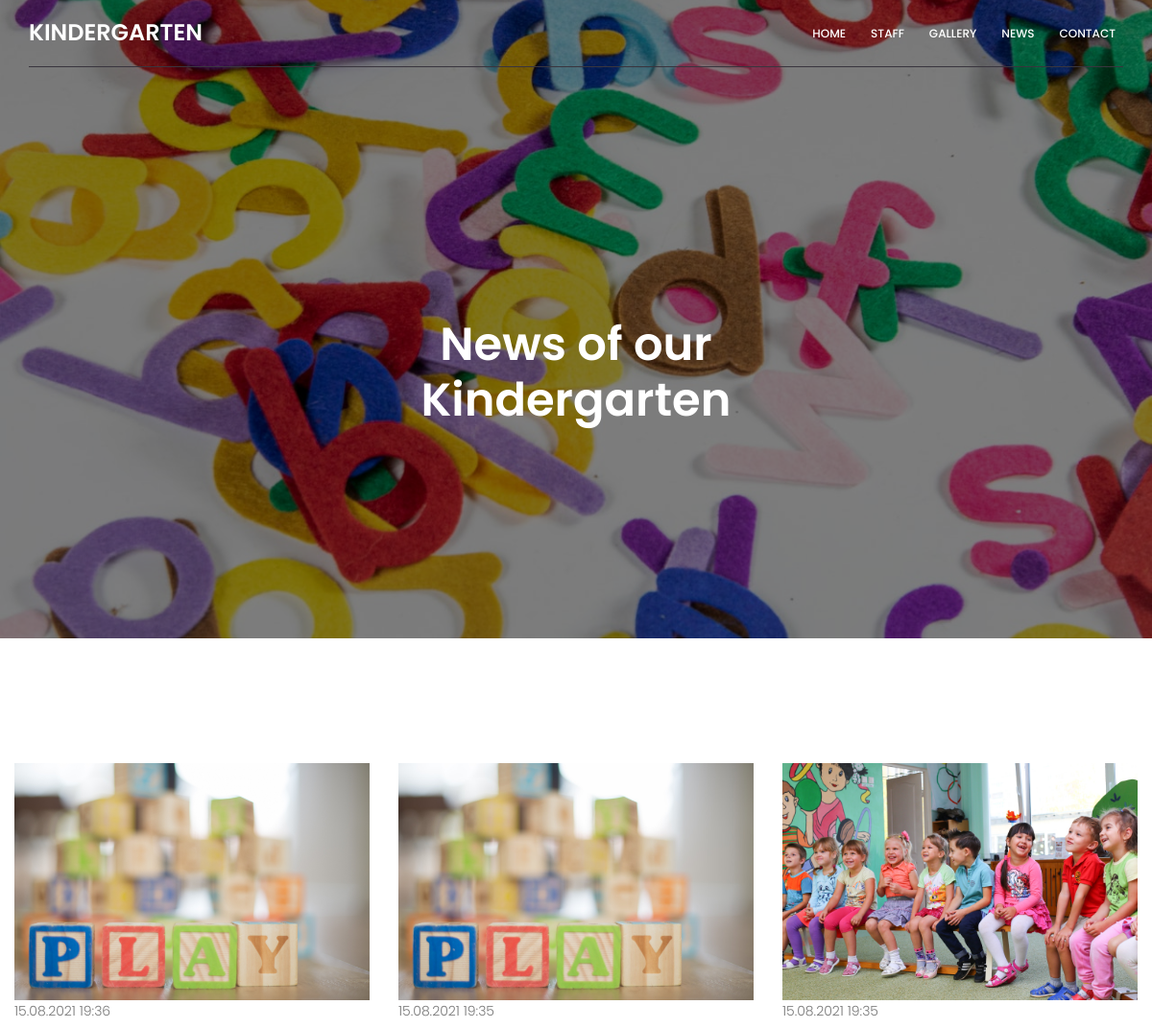
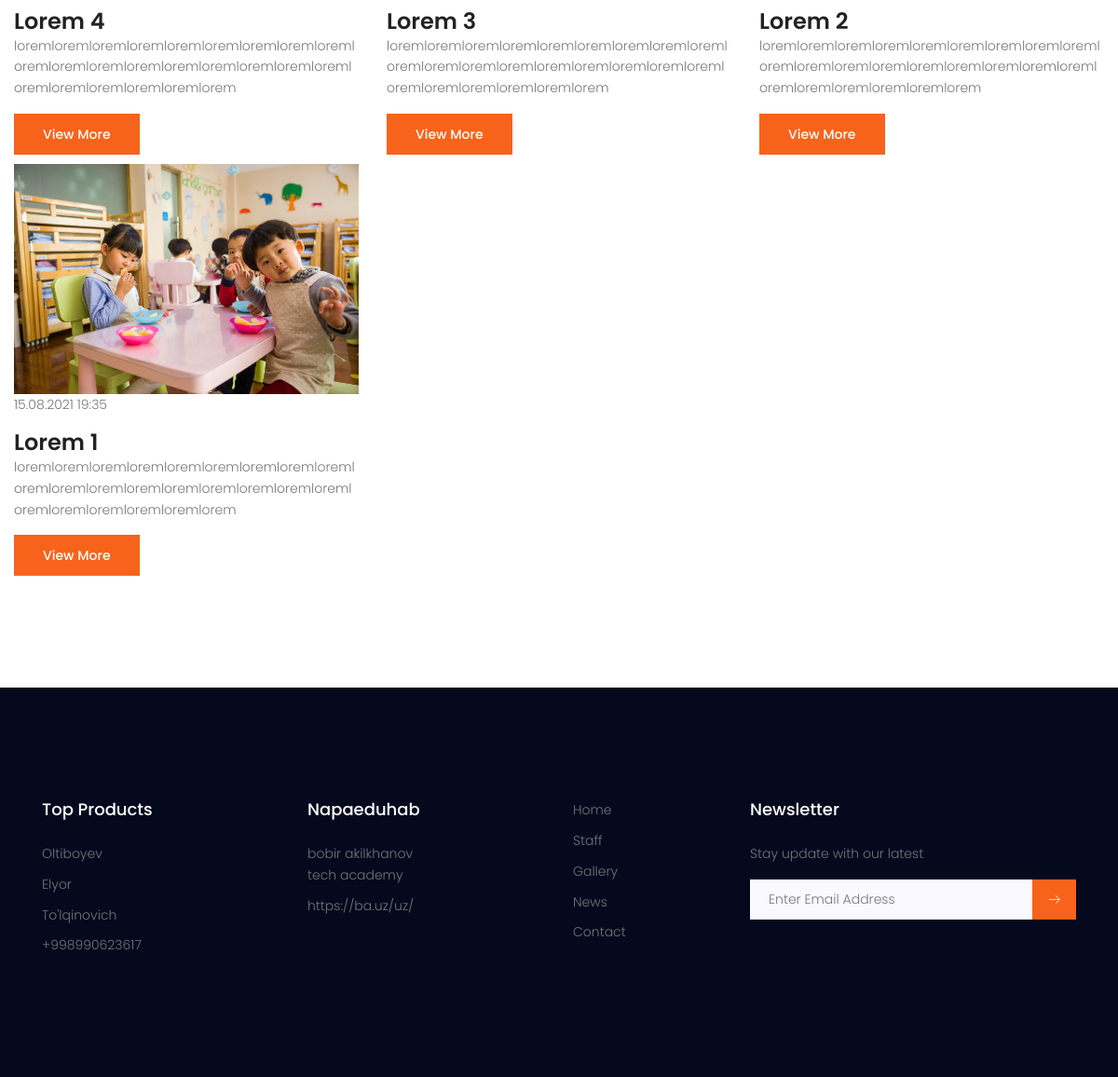
Page /news/ on the committed database (2 pictures, top to bottom).
### main/models.py (models this page shows)
class NewsModel(models.Model):
    title = models.CharField(max_length=255)
    image = models.ImageField(upload_to='news')
    description = models.TextField(null=True)
    content = models.TextField()
    created_at = models.DateTimeField(auto_now_add=True)
    class Meta:
        verbose_name = 'news'
        verbose_name_plural = 'news'

### main/views.py (the view)
# urls.py: path('news/', NewsListView.as_view(), name='news'),
class NewsListView(ListView):
    template_name = 'news.html'
    queryset = NewsModel.objects.order_by('-pk')

### templates/news.html
{% extends 'base.html' %}
{% block content %}
<section class="banner-area relative blog-home-banner" id="home">
    <div class="overlay overlay-bg"></div>
    <div class="container">
        <div class="row d-flex align-items-center justify-content-center">
            <div class="about-content blog-header-content col-lg-12">
                <h1 class="text-white">
                    News of our Kindergarten
                </h1>
            </div>
        </div>
    </div>
</section>
    <section class="events-list-area section-gap event-page-lists">
        <div class="container-fluid">
            <div class="row align-items-center">
                {% for i in object_list %}
                    <div class="col-lg-4 posts-list mt-10">
                        <div class="single-post row">
                            <div class="col-lg-12 col-md-12">
                                <div class="feature-img">
                                    <img class="img-fluid" src="{{ i.image.url }}" alt="">
                                    <p>{{ i.created_at|date:'d.m.Y H:i' }}</p>
                                </div>
                                <a class="posts-title" href="blog-single.html"><h3> {{ i.title }} </h3>
                                </a>
                                <p class="excert" style="word-wrap:break-word;"> {{ i.description }} </p>
                                <a href="{% url 'news-detail' pk=i.pk %}" class="primary-btn">View More</a>
                            </div>
                        </div>
                    </div>
                {% endfor %}
            </div>
        </div>
    </section>
{% endblock %}

### rows in the picture
NewsModel: image (picture), created_at "15.08.2021 19:36", title "Lorem 4", description "loremloremloremloremloremloremloremloremloremloremloremloremloremloremloremloremloremloremloremloremloremloremloremlorem"
NewsModel: image (picture), created_at "15.08.2021 19:35", title "Lorem 3", description "loremloremloremloremloremloremloremloremloremloremloremloremloremloremloremloremloremloremloremloremloremloremloremlorem"
NewsModel: image (picture), created_at "15.08.2021 19:35", title "Lorem 2", description "loremloremloremloremloremloremloremloremloremloremloremloremloremloremloremloremloremloremloremloremloremloremloremlorem"
NewsModel: image (picture), created_at "15.08.2021 19:35", title "Lorem 1", description "loremloremloremloremloremloremloremloremloremloremloremloremloremloremloremloremloremloremloremloremloremloremloremlorem"
